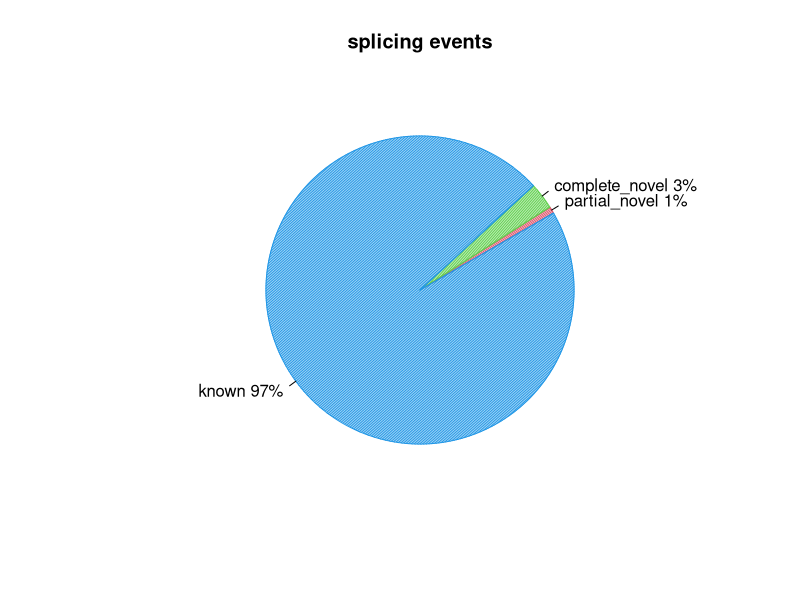
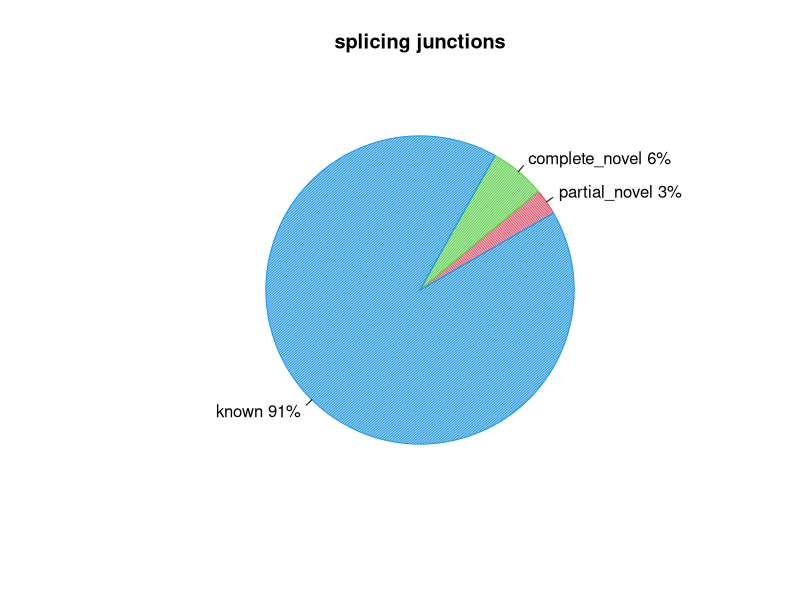

Source code (R) for these figures, in order:
pdf("/tmp/rustqc_small_run/rseqc/junction_annotation/test.splice_events.pdf")
events=c(0.708,2.790,96.502)
pie(events,col=c(2,3,4),init.angle=30,angle=c(60,120,150),density=c(70,70,70),main="splicing events",labels=c("partial_novel 1%","complete_novel 3%","known 97%"))
dev.off()
pdf("/tmp/rustqc_small_run/rseqc/junction_annotation/test.splice_junction.pdf")
junction=c(2.699,5.857,91.444)
pie(junction,col=c(2,3,4),init.angle=30,angle=c(60,120,150),density=c(70,70,70),main="splicing junctions",labels=c("partial_novel 3%","complete_novel 6%","known 91%"))
dev.off()
